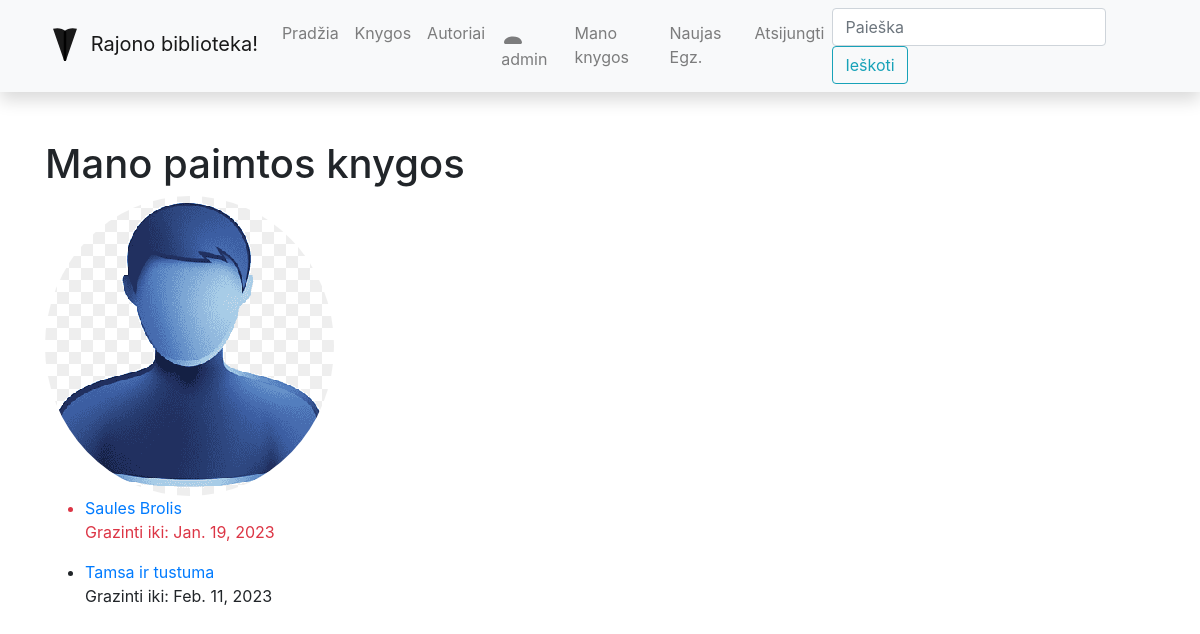
The page /library/mybooks/ (signed in) on the database as committed earlier.
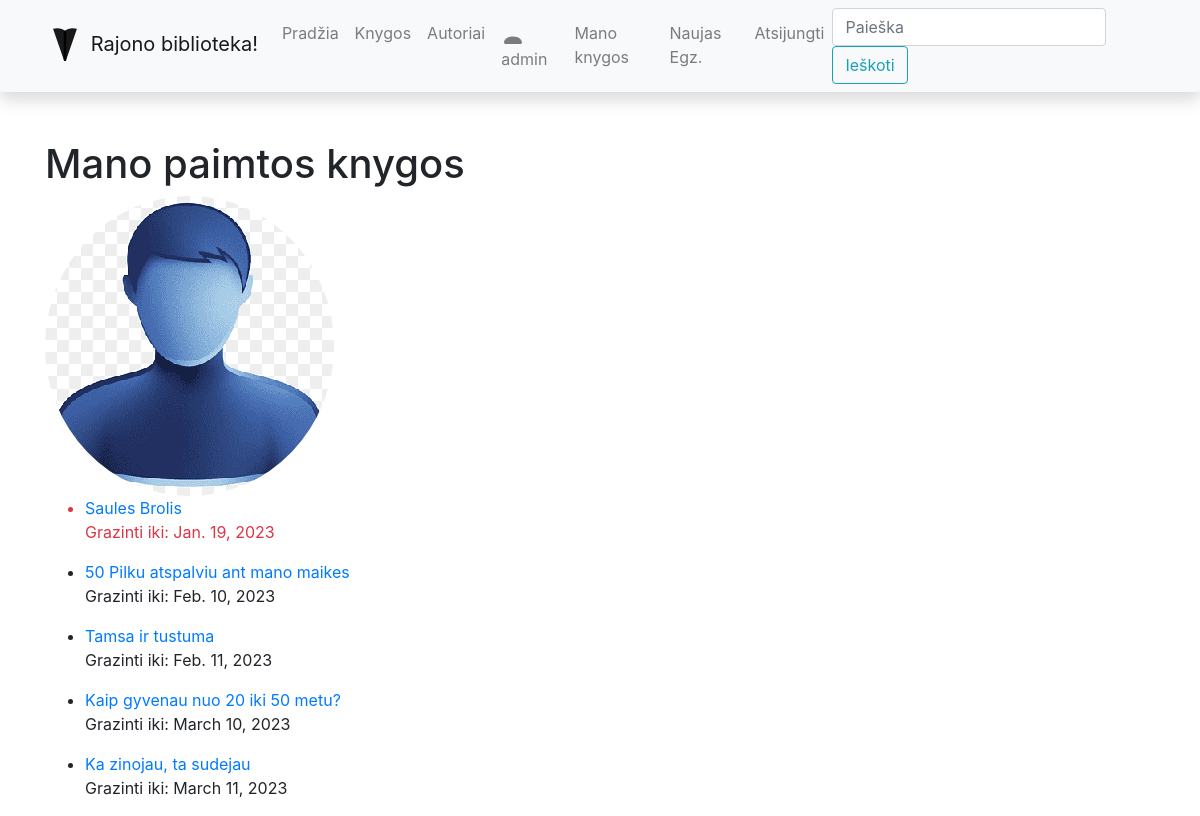
The same page on the database as committed later.
### library/models.py (models this page shows, shortened)
class Profilis(models.Model):
    user = models.OneToOneField(User, on_delete=models.CASCADE)  # susieja vienas su vienu django Modeli USER
    nuotrauka = models.ImageField(default='default.png', upload_to='profile_pics')

class BookInstance(models.Model):
    id = models.UUIDField(primary_key=True, default=uuid.uuid4, help_text='Unikalus knygos kopijos ID')
    book = models.ForeignKey('Book', on_delete=models.SET_NULL, null=True)
    due_back = models.DateField('Bus prieinama', null=True, blank=True)
    LOAN_STATUS = (
        ('a', 'Administruojama'),
        ('p', 'Paimta'),
        ('g', 'Galima paimti'),
        ('r', 'Rezervuota')
    )
    status = models.CharField(
        max_length=1,
        choices=LOAN_STATUS,
        blank=True,
        default='a',
        help_text='Status'
    )
    reader = models.ForeignKey(User, on_delete=models.SET_NULL, null=True, blank=True)
    @property
    def is_overdue(self):
        if self.due_back and date.today() > self.due_back:
            return True
        else:
            return False
    class Meta:
        ordering = ['due_back']

class Book(models.Model):
    title = models.CharField('Pavadinimas', max_length=200)
    author = models.ForeignKey('Author', on_delete=models.SET_NULL, null=True, related_name='books')
    summary = models.TextField('Aprasymas', max_length=1000, help_text='Trumpas knygos aprasymas')
    isbn = models.CharField('ISBN', max_length=13)
    genre = models.ManyToManyField(Genre, help_text='Isrinkite zanra knygai')
    cover = models.ImageField('Virselis', upload_to='covers', null=True, blank=True)
    def display_genre(self):
        return '; '.join([genre.name for genre in self.genre.all()])
    display_genre.short_description = 'Zanras'
    class Meta:
        verbose_name = "Knyga"
        verbose_name_plural = "Knygos"

### library/views.py (the view)
# urls.py: path('mybooks/', views.LoanedBooksByUserListView.as_view(), name='my-borrowed'),
class LoanedBooksByUserListView(LoginRequiredMixin, generic.ListView):  # Paveldime is dvieju klasiu!
    model = BookInstance  # gausime context={'bookinstance_list': BookInstance}
    template_name = 'user_books.html'
    def get_queryset(self):
        return BookInstance.objects.filter(reader=self.request.user).filter(status__exact='p').order_by('due_back')

### library/templates/user_books.html
{% extends "base.html" %}
{% block content %}
<h1>Mano paimtos knygos</h1>
<img src="{{user.profilis.nuotrauka.url}}" class="rounded-circle account-mg">
{% if bookinstance_list %}
<ul>
    {% for bookinstance_obj in bookinstance_list %}
        <li class="{% if bookinstance_obj.is_overdue %}text-danger{%endif%}">
            <a href="{% url 'book-detail' bookinstance_obj.book.pk %}">{{bookinstance_obj.book.title}}</a>
            <p>Grazinti iki: {{bookinstance_obj.due_back}}</p>
        </li>
    {%endfor%}
</ul>
{%else%}
<p>Siuo metu nesate paeme jokiu knygu</p>
{%endif%}
{% endblock %}

### library/templates/base.html (shortened to what this page needs)
<!DOCTYPE html>
<html lang="en">
<head>
    <link
            rel="stylesheet"
            href="https://stackpath.bootstrapcdn.com/bootstrap/4.1.3/css/bootstrap.min.css"
    />
    <link
            rel="stylesheet"
            href="https://cdnjs.cloudflare.com/ajax/libs/font-awesome/4.7.0/css/font-awesome.min.css"
    />
    {% load static %}
    <link rel="stylesheet" href="{% static 'css/styles.css' %}"/>
</head>
<body>
<nav
        class="navbar navbar-expand-lg navbar-light bg-light static-top mb-5 shadow"
>
    <div class="container">
        <a class="navbar-brand" href="#">
            Rajono biblioteka!</a
        >
        <div class="collapse navbar-collapse" id="navbarResponsive">
            <ul class="navbar-nav ml-auto">
                <li class="nav-item">
                    <a class="nav-link" href="{% url 'index' %}">Pradžia</a>
                </li>
                <li class="nav-item">
                    <a class="nav-link" href="{% url 'books' %}">Knygos</a>
                </li>
                <li class="nav-item">
                    <a class="nav-link" href="{% url 'authors' %}">Autoriai</a>
                </li>
                {% if user.is_authenticated%}
                <li class="nav-item"><a class="nav-link" href="{% url 'profilis'%}">
                    {{ user.get_username }}</a></li>
                <li class="nav-item"><a class="nav-link" href="{% url 'my-borrowed' %}">Mano knygos</a></li>
                <li class="nav-item"><a class="nav-link" href="{% url 'my-borrowed-new' %}">Naujas Egz.</a></li>
                <li class="nav-item"><a class="nav-link" href="{% url 'logout'%}">Atsijungti</a></li>
                {% endif %}
            </ul>
            <form
                    class="form-inline my-2 my-lg-0"
                    action="{% url 'search' %}"
                    method="get"
            >
                <input
                        class="form-control mr-sm-2"
                        type="search"
                        placeholder="Paieška"
                        aria-label="Search"
                        name="query"
                />
                <button class="btn btn-outline-info my-2 my-sm-0" type="submit">
                    Ieškoti
                </button>
            </form>
        </div>
    </div>
</nav>
<div class="container">{% block content %}{% endblock %}</div>
</body>
</html>

Rows that differ between the two databases and show on the page:
added BookInstance: book "50 Pilku atspalviu ant mano maikes", due_back "Feb. 10, 2023"
added BookInstance: book "Kaip gyvenau nuo 20 iki 50 metu?", due_back "March 10, 2023"
added BookInstance: book "Ka zinojau, ta sudejau", due_back "March 11, 2023"
